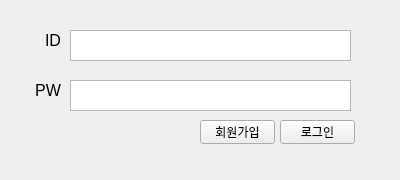
<?xml version="1.0" encoding="UTF-8"?>
<ui version="4.0">
 <class>LoginWidget</class>
 <widget class="QWidget" name="LoginWidget">
  <property name="geometry">
   <rect>
    <x>0</x>
    <y>0</y>
    <width>400</width>
    <height>180</height>
   </rect>
  </property>
  <property name="sizePolicy">
   <sizepolicy hsizetype="Fixed" vsizetype="Fixed">
    <horstretch>0</horstretch>
    <verstretch>0</verstretch>
   </sizepolicy>
  </property>
  <property name="minimumSize">
   <size>
    <width>400</width>
    <height>180</height>
   </size>
  </property>
  <property name="maximumSize">
   <size>
    <width>400</width>
    <height>180</height>
   </size>
  </property>
  <property name="baseSize">
   <size>
    <width>0</width>
    <height>0</height>
   </size>
  </property>
  <property name="windowTitle">
   <string>Login</string>
  </property>
  <widget class="QLabel" name="label_2">
   <property name="geometry">
    <rect>
     <x>20</x>
     <y>80</y>
     <width>41</width>
     <height>20</height>
    </rect>
   </property>
   <property name="font">
    <font>
     <pointsize>12</pointsize>
    </font>
   </property>
   <property name="text">
    <string>PW</string>
   </property>
   <property name="alignment">
    <set>Qt::AlignRight|Qt::AlignTrailing|Qt::AlignVCenter</set>
   </property>
  </widget>
  <widget class="QPushButton" name="btnCreateUser">
   <property name="geometry">
    <rect>
     <x>200</x>
     <y>120</y>
     <width>75</width>
     <height>24</height>
    </rect>
   </property>
   <property name="text">
    <string>회원가입</string>
   </property>
  </widget>
  <widget class="QPushButton" name="btnLogin">
   <property name="geometry">
    <rect>
     <x>280</x>
     <y>120</y>
     <width>75</width>
     <height>24</height>
    </rect>
   </property>
   <property name="text">
    <string>로그인</string>
   </property>
  </widget>
  <widget class="QTextEdit" name="editID">
   <property name="geometry">
    <rect>
     <x>70</x>
     <y>30</y>
     <width>281</width>
     <height>31</height>
    </rect>
   </property>
   <property name="tabChangesFocus">
    <bool>true</bool>
   </property>
  </widget>
  <widget class="QLabel" name="label">
   <property name="geometry">
    <rect>
     <x>20</x>
     <y>30</y>
     <width>41</width>
     <height>20</height>
    </rect>
   </property>
   <property name="font">
    <font>
     <pointsize>12</pointsize>
    </font>
   </property>
   <property name="text">
    <string>ID</string>
   </property>
   <property name="alignment">
    <set>Qt::AlignRight|Qt::AlignTrailing|Qt::AlignVCenter</set>
   </property>
  </widget>
  <widget class="QTextEdit" name="editPW">
   <property name="geometry">
    <rect>
     <x>70</x>
     <y>80</y>
     <width>281</width>
     <height>31</height>
    </rect>
   </property>
   <property name="tabChangesFocus">
    <bool>true</bool>
   </property>
  </widget>
 </widget>
 <resources/>
 <connections/>
</ui>
